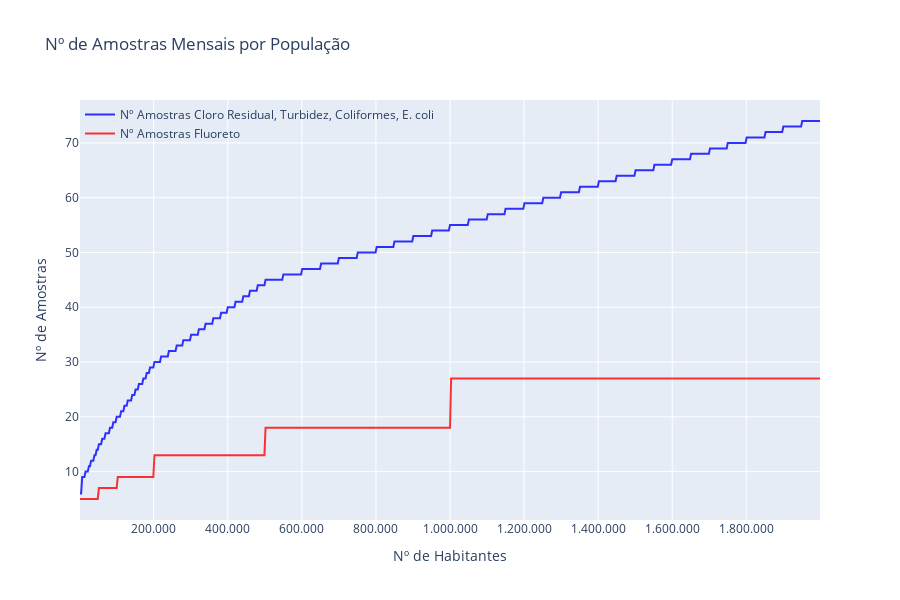

This figure's notebook cell:
### Code cell
# Criando gráfico
fig = go.Figure()

# Trace
fig.add_trace(
    go.Scatter(
        x=df['n_habitantes'],
        y=df['Nº Amostras Cloro'],
        name='Nº Amostras Cloro Residual, Turbidez, Coliformes, E. coli',
        mode='lines',
        marker={'color': 'blue'},
        opacity=0.8,
        #hovertemplate='s',
        #hovertemplate="$%{y}<br>Date: %{x}"
        hovertemplate="%{y}"
    )
)
# Trace
fig.add_trace(
    go.Scatter(
        x=df['n_habitantes'],
        y=df['Nº Amostras Fluoreto'],
        name='Nº Amostras Fluoreto',
        mode='lines',
        marker={'color': 'red'},
        opacity=0.8,
        hovertemplate="%{y}"
    )
)

# Update Layout
fig.update_layout(
    title='Nº de Amostras Mensais por População',
    xaxis={'title': 'Nº de Habitantes'},
    yaxis={'title': 'Nº de Amostras'},
    height=600,
    separators=',.',
    paper_bgcolor='rgba(0,0,0,0)',
    yaxis_tickformat=',.2r',
    xaxis_tickformat=',.2r',
    dragmode=False,
    #hovermode='closest',
    hovermode='x',
    #hoverinfo= "name+x+text",
    #hovermode='x unified',
    #hoverlabel='ssss',
    legend=dict(
        yanchor='top',
        y=1,
        xanchor='left',
        x=0.0
    )
)

# Graph
config = {
    'displaylogo': False,
    #'scrollZoom': True,
    'responsive': False,
}
fig.write_html(os.path.join(output_path_graph, 'n_amostras_habitantes.html'), config=config)
fig.write_image(os.path.join(output_path_graph, 'n_amostras_habitantes.png'), width=800, height=500, scale=1)

fig.show(config=config)

### Figure 1 — Plotly figure (JSON) as saved in the notebook; plotly's stock layout.template omitted (floating-point values rounded to 4 significant figures; data arrays with more than 128 entries replaced by an {"elided": "..."} marker saying what was removed)
{"data": [{"hovertemplate": "%{y}", "marker": {"color": "blue"}, "mode": "lines", "name": "Nº Amostras Cloro Residual, Turbidez, Coliformes, E. coli", "opacity": 0.8, "x": {"elided": "667 int values"}, "y": {"elided": "667 float values"}, "type": "scatter"}, {"hovertemplate": "%{y}", "marker": {"color": "red"}, "mode": "lines", "name": "Nº Amostras Fluoreto", "opacity": 0.8, "x": {"elided": "667 int values"}, "y": {"elided": "667 float values"}, "type": "scatter"}], "layout": {"yaxis": {"title": {"text": "Nº de Amostras"}, "tickformat": ",.2r"}, "xaxis": {"title": {"text": "Nº de Habitantes"}, "tickformat": ",.2r"}, "legend": {"yanchor": "top", "y": 1, "xanchor": "left", "x": 0.0}, "title": {"text": "Nº de Amostras Mensais por População"}, "height": 600, "separators": ",.", "paper_bgcolor": "rgba(0,0,0,0)", "dragmode": false, "hovermode": "x"}}
